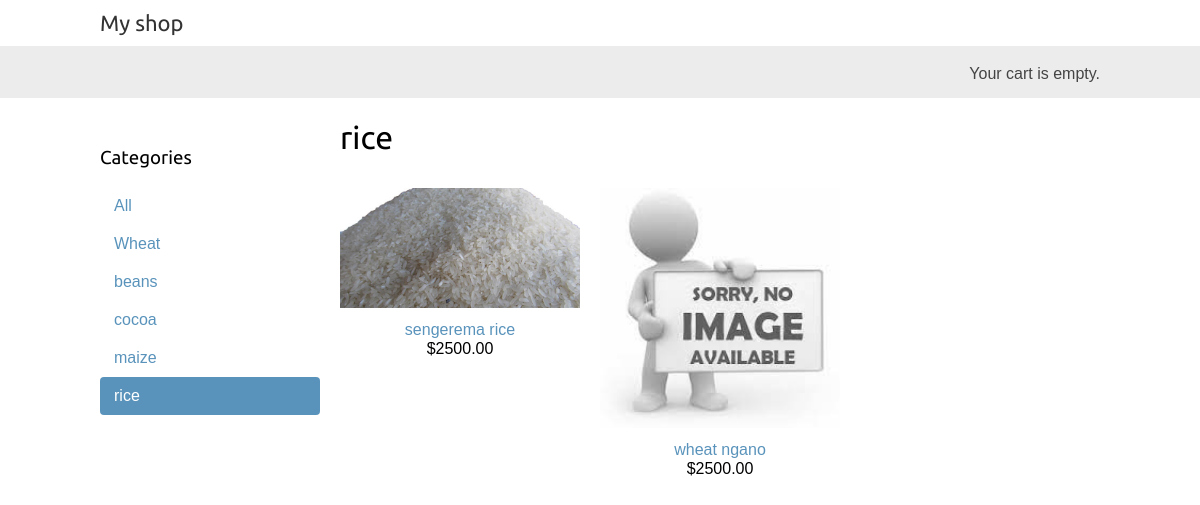
The app's page /rice/ with its own data.
### agriShop/models.py (models this page shows)
class Category(models.Model):
  def get_absolute_url(self):
    return reverse('agriShop:product_list_by_category', args=[self.slug])

class Product(models.Model):
  def get_absolute_url(self):
    return reverse('agriShop:product_detail', args=[self.id, self.slug])

### agriShop/views.py (the view)
# urls.py: path('', views.product_list, name='product_list'),
def product_list(request, category_slug=None):
    category = None
    categories = Category.objects.all()
    products = Product.objects.filter(available=True)
    if category_slug:
        category = get_object_or_404(Category,slug=category_slug)
        products = products.filter(category=category)
    return render(request,
                  'product/list.html',
                  {'category': category,
                   'categories': categories,
                   'products': products})

### agriShop/templates/product/list.html (shortened to what this page needs)
{% extends "agriShop/base.html" %}
{% load static %}
{% block content %}
  <div id="sidebar">
    <h3>Categories</h3>
    <ul>
      <li {% if not category %}class="selected"{% endif %}>
        <a href="{% url "agriShop:product_list" %}">All</a>
      </li>
      {% for c in categories %}
        <li {% if category.slug == c.slug %}class="selected"{% endif %}>
          <a href="{{ c.get_absolute_url }}">{{ c.name }}</a>
        </li>
      {% endfor %}
    </ul>
  </div>
  <div id="main" class="product-list">
    <h1>{% if category %}{{ category.name }}{% else %}Products{% endif %}</h1>
    {% for product in products %}
      <div class="item">
        <a href="{{ product.get_absolute_url }}">
          <img src="{% if product.image %}{{ product.image.url }}{% else %}{% static "img/no_image.jpg" %}{% endif %}">
        </a>
        <a href="{{ product.get_absolute_url }}">{{ product.name }}</a>
        <br>
        ${{ product.price }}
      </div>
    {% endfor %}
  </div>
{% endblock %}

### agriShop/static/css/base.css (style rules this page uses)
body { margin:0; padding:0; font-family:helvetica, sans-serif; }
h1, h2, h3, h4, h5 , h6 { font-family: 'Ubuntu', sans-serif; font-weight:normal; }
a { text-decoration:none; color:#5993bb; }
#sidebar { width:220px; padding:30px 20px 0 0; float:left; }
#sidebar ul { margin:0; padding:0; }
#sidebar ul li { margin:0; list-style:none; padding:10px 14px; }
#sidebar ul li a { display:block; }
#sidebar ul li.selected { background:#5993bb; border-radius:4px; }
#sidebar ul li.selected a { color:#fff; }
#main { float:left; width: 96%; margin-right:-220px; overflow:hidden; }
.product-list .item { width:25%; padding:10px 20px 10px 0; float:left; text-align:center; line-height:1.2; }
.product-list .item img { width:100%; margin-bottom:8px; }

### records on screen
Category: name "Wheat"
Category: name "beans"
Category: name "cocoa"
Category: name "maize"
Category: name "rice"
Product: image (picture), name "sengerema rice", price "2500.00"
Product: image (placeholder picture), name "wheat ngano", price "2500.00"
